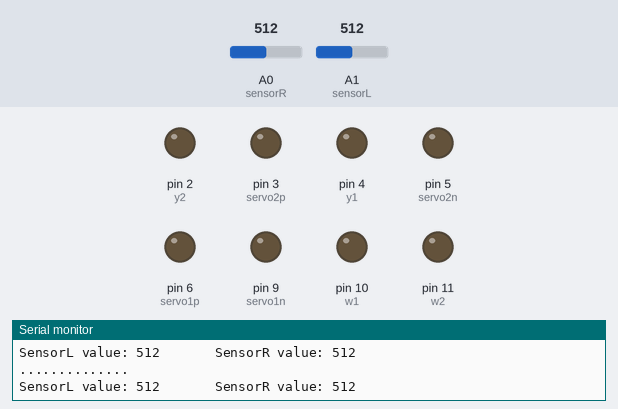
A sketch run on a simulated Arduino Uno, built with avr-gcc and run on an emulated ATmega328P. On the bench: output pins drawn as LEDs (lit = HIGH), the last lines printed to the serial monitor. The inputs (shaded band) are chosen by the test bench; at power-on: A0 (sensorR) = 512, A1 (sensorL) = 512.

Above: at 2.3 s.
2.4 s: A0 (sensorR) set to 315
4.5 s: A0 (sensorR) set to 284
At 7.1 s:
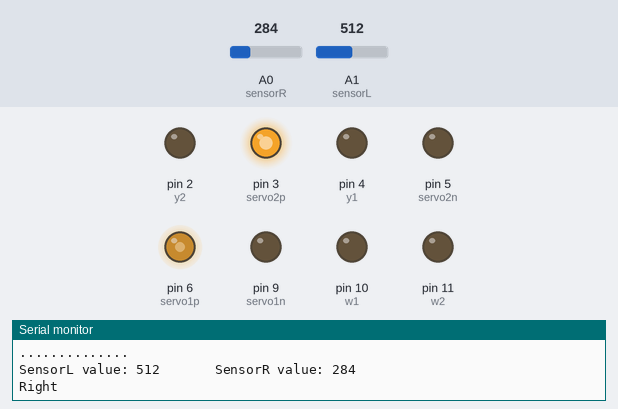
9.5 s: A0 (sensorR) set to 306
At 10.5 s:
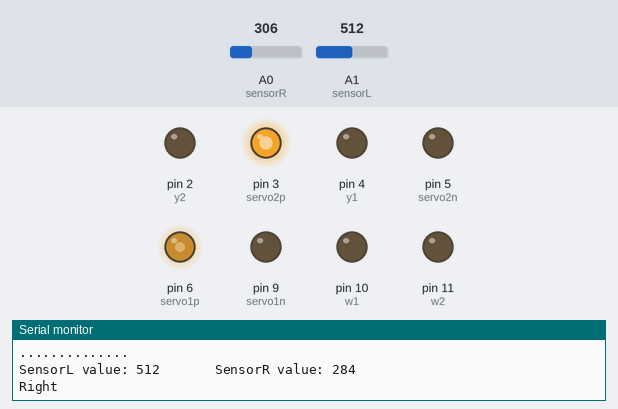
11.6 s: A0 (sensorR) set to 290
At 12.8 s:
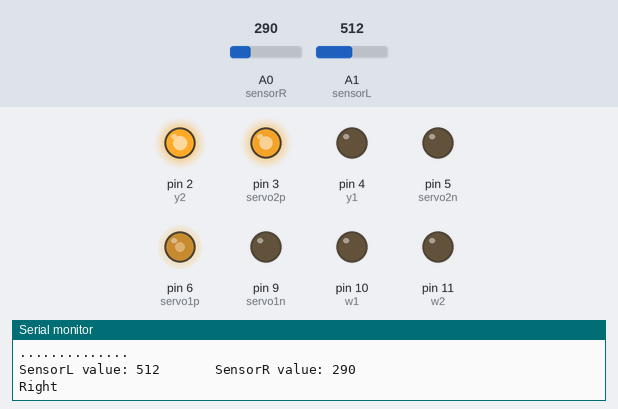
Timing chart, 0 to 17.6 s (numbered marks = the images above; inputs shaded):
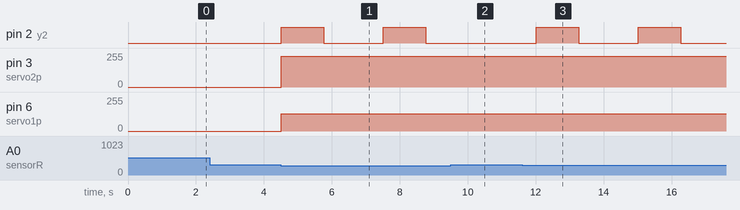

The sketch:

car.ino
```cpp
#define sensorR A0
#define sensorL A1
int y1 = 4;
int y2 = 2;
int r1 = 8;
int r2 = 7;
int w1 = 10;
int w2 = 11;
int servo1p = 6;
int servo1n = 9;
int servo2p = 3;
int servo2n = 5;

void setup()
{
  pinMode(y1, OUTPUT);
  pinMode(y2, OUTPUT);
  pinMode(w1, OUTPUT);
  pinMode(w2, OUTPUT);
  pinMode(r1, OUTPUT);
  pinMode(r2, OUTPUT);
  Serial.begin(9600);
  pinMode(sensorR, INPUT);
  pinMode(sensorL, INPUT);
  pinMode(servo1p, OUTPUT);
  pinMode(servo1n, OUTPUT);
  pinMode(servo2p, OUTPUT);
  pinMode(servo2n, OUTPUT);
}

int state_of_sensorL(){
  Serial.print("SensorL value: ");
  int y = analogRead(sensorL);
  Serial.print(y);
  return y;
}

int state_of_sensorR(){
  Serial.print("       SensorR value: ");
  int x = analogRead(sensorR);
  Serial.println(x);
  return x;
}

void light(int x, int y1, int y2, int r1, int r2, int w1, int w2){
  if(x == 0){
  	digitalWrite(y2, HIGH);
    delay(1250);
  	digitalWrite(y2, LOW);
    delay(250);
    digitalWrite(w1, LOW);
    digitalWrite(r1, LOW);
    digitalWrite(r2, LOW);
    digitalWrite(w2, LOW);
  }
  else if(x == 1){
  	digitalWrite(y1, HIGH);
    delay(1250);
  	digitalWrite(y1, LOW);
    delay(250);
    digitalWrite(w1, LOW);
    digitalWrite(w2, LOW);
    digitalWrite(r1, LOW);
    digitalWrite(r2, LOW);
  }
  else if(x == 2){
  	digitalWrite(w1, HIGH);
  	digitalWrite(w2, HIGH);
    digitalWrite(r1, LOW);
    digitalWrite(r2, LOW);
  }
  else{
       digitalWrite(r1, HIGH);
       digitalWrite(r2, HIGH);
       digitalWrite(w1, LOW);
       digitalWrite(w2, LOW);
      }
}

void move(int x, int y, int servo1p, int servo1n, int servo2p, int servo2n, int y1, int y2, int r1, int r2, int w1, int w2){
  if((x & y) >= 54 && (x & y) <= 200){
  	Serial.println("Forward");
    analogWrite(servo1n, 255);
    analogWrite(servo2p, 255);
    analogWrite(servo2n, 0);
    analogWrite(servo1p, 0);
    light(2, y1, y2, r1, r2, w1, w2);
  }
  else if(x >= 54 && x <= 300 && y >= 310 && y <= 974){
  	Serial.println("Right");
    analogWrite(servo1p, 130);
    analogWrite(servo2p, 230);
    analogWrite(servo1n, 0);
    analogWrite(servo2n, 0);
    light(0, y1, y2, r1, r2, w1, w2);
  }
  else if(y >= 54 && y <= 300 && x >= 310 && x <= 974){
  	Serial.println("Left");
    analogWrite(servo1n, 230);
    analogWrite(servo2n, 130);
    analogWrite(servo1p, 0);
    analogWrite(servo2p, 0);
    light(1, y1, y2, r1, r2, w1, w2);
  }
  else if((x & y) >= 970 && (x & y) <= 974){
    Serial.println("Stop");
    analogWrite(servo1p, 0);
    analogWrite(servo2p, 0);
    analogWrite(servo1n, 0);
    analogWrite(servo2n, 0);
    light(3, y1, y2, r1, r2, w1, w2);
      }
}

void loop()
{
  Serial.println("..............");
  int y = state_of_sensorL();
  int x = state_of_sensorR();
  move(x, y, servo1p, servo1n, servo2p, servo2n, y1, y2, r1, r2, w1, w2);
  delay(1500);
}
```

Measured:
- the behaviour switches between 301 and 300 on A0 (sensorR) (found by bisection; images 0 and 1)
- after the input at 4.5 s, pin 2 (y2): alternates HIGH for 1.3 s and LOW for 1.8 s, starting at once; pin 3 (servo2p): 0/255 → 230/255 at once; pin 6 (servo1p): 0/255 → 130/255 at once
- after the input at 9.5 s, pin 2 (y2): stays LOW (without the input it goes to HIGH after 1.0 s)
- after the input at 11.6 s, pin 2 (y2): alternates HIGH for 1.3 s and LOW for 1.8 s, starting after 0.41 s
